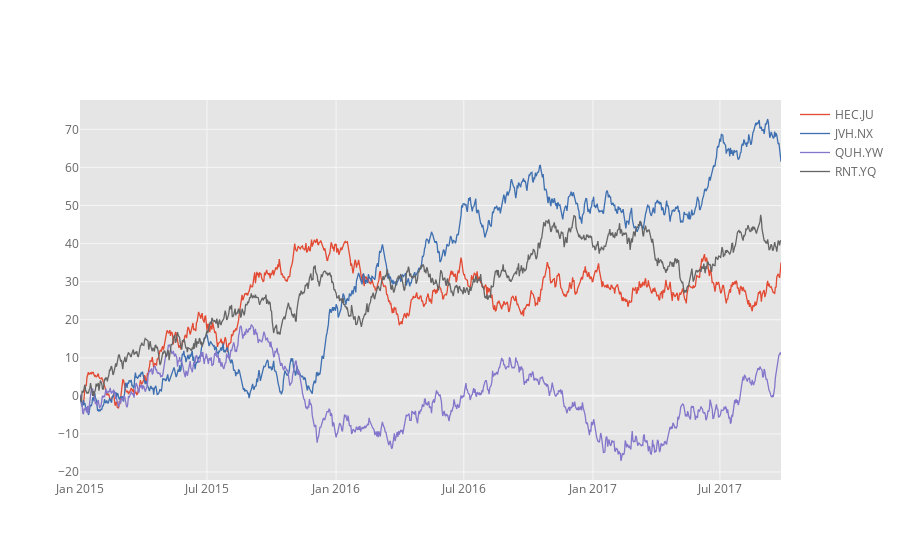

The notebook cell this image was saved under:
### Code cell
# Generating 4 timeseries 
df=cf.datagen.lines(4,1000)
df.iplot()

### Figure 1 — Plotly figure (JSON) as saved in the notebook; plotly's stock layout.template omitted (floating-point values rounded to 4 significant figures; data arrays with more than 128 entries replaced by an {"elided": "..."} marker saying what was removed)
{"data": [{"line": {"color": "rgba(226, 74, 51, 1.0)", "dash": "solid", "shape": "linear", "width": 1.3}, "mode": "lines", "name": "HEC.JU", "text": "", "type": "scatter", "x": {"elided": "1000 str values"}, "y": {"elided": "1000 float values"}}, {"line": {"color": "rgba(62, 111, 176, 1.0)", "dash": "solid", "shape": "linear", "width": 1.3}, "mode": "lines", "name": "JVH.NX", "text": "", "type": "scatter", "x": {"elided": "1000 str values"}, "y": {"elided": "1000 float values"}}, {"line": {"color": "rgba(132, 118, 202, 1.0)", "dash": "solid", "shape": "linear", "width": 1.3}, "mode": "lines", "name": "QUH.YW", "text": "", "type": "scatter", "x": {"elided": "1000 str values"}, "y": {"elided": "1000 float values"}}, {"line": {"color": "rgba(101, 101, 101, 1.0)", "dash": "solid", "shape": "linear", "width": 1.3}, "mode": "lines", "name": "RNT.YQ", "text": "", "type": "scatter", "x": {"elided": "1000 str values"}, "y": {"elided": "1000 float values"}}], "layout": {"legend": {"bgcolor": "#FFFFFF", "font": {"color": "#666666"}}, "paper_bgcolor": "#FFFFFF", "plot_bgcolor": "#E5E5E5", "title": {"font": {"color": "#151516"}, "x": 0.5}, "xaxis": {"gridcolor": "#F6F6F6", "showgrid": true, "tickfont": {"color": "#666666"}, "title": {"font": {"color": "#666666"}, "text": ""}, "zerolinecolor": "#F6F6F6"}, "yaxis": {"gridcolor": "#F6F6F6", "showgrid": true, "tickfont": {"color": "#666666"}, "title": {"font": {"color": "#666666"}, "text": ""}, "zerolinecolor": "#F6F6F6"}}}
